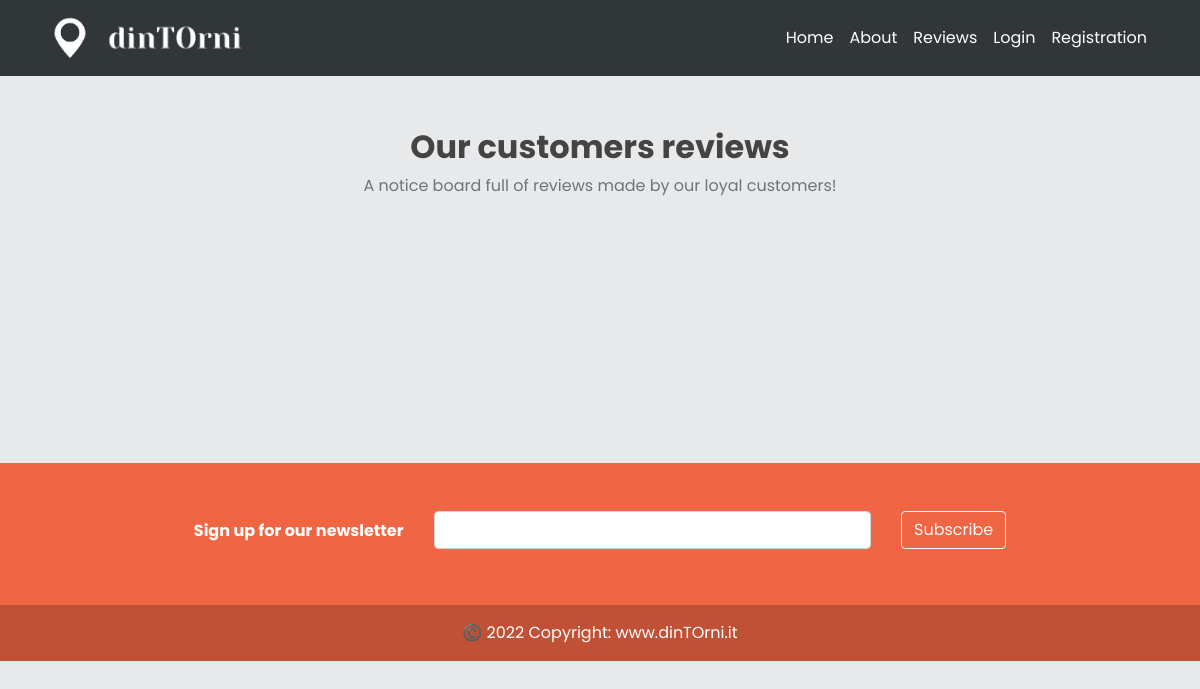
The app's page /reviews, older data.
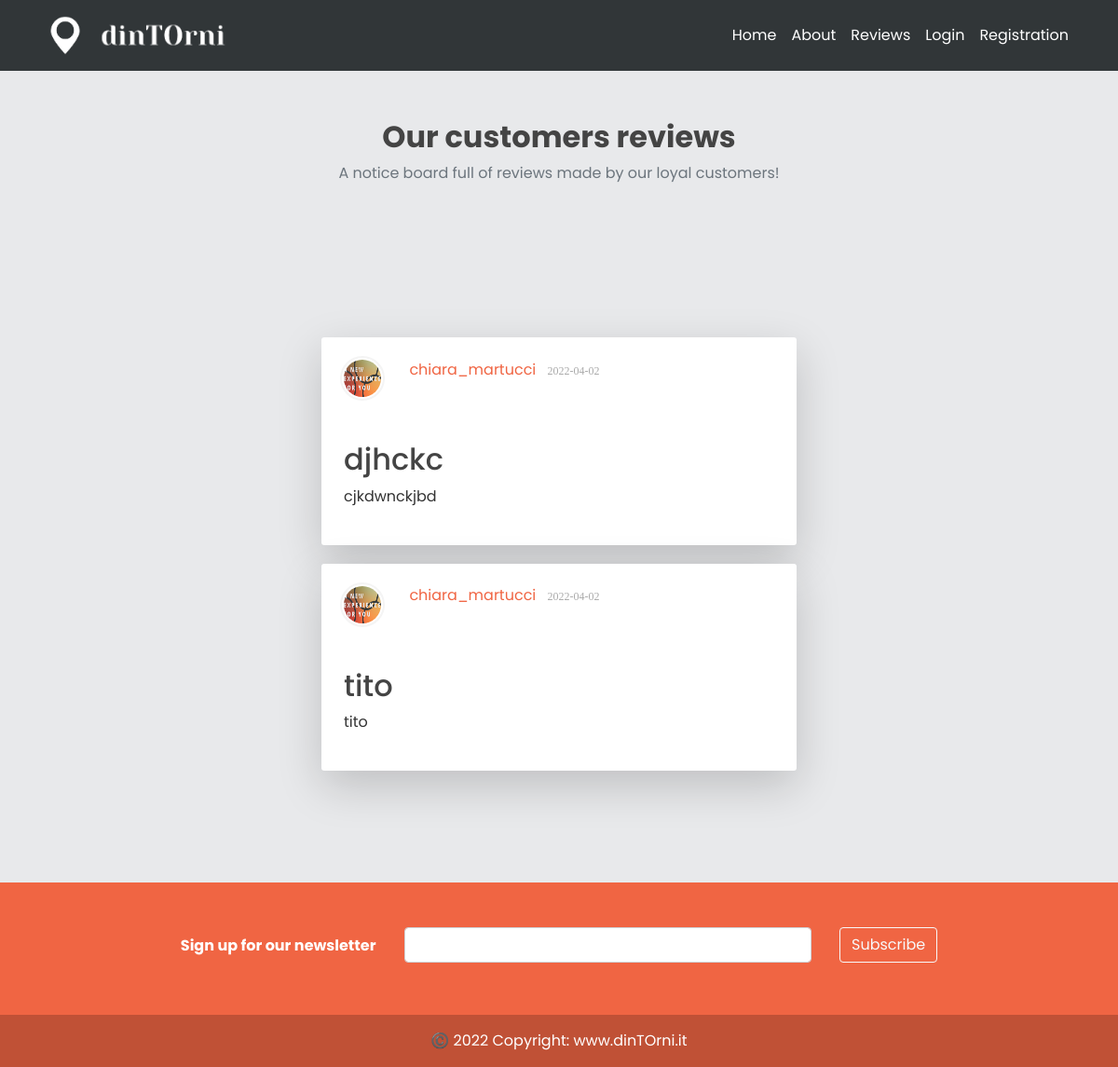
The same page, newer data.
### models.py (models this page shows, shortened)
class Post(db.Model):
    id = db.Column(db.Integer, primary_key=True)  # unic id
    title = db.Column(db.String(100), nullable=False)  # db string di 20 caratteri
    date_posted = db.Column(db.DateTime, nullable=False,
                            default=datetime.utcnow())  # default è listante corrente in cui posto
    content = db.Column(db.Text, nullable=False)
    user_id = db.Column(db.Integer, db.ForeignKey('user.id'),
                        nullable=False)  # db integer, è una chiave devo specificare la relazione

class User(db.Model, UserMixin):
    _tablename__ = 'user'
    id = db.Column(db.Integer, primary_key=True)
    email = db.Column(db.String(120), unique=True, nullable=False)
    image_file = db.Column(db.String(20), nullable=False, default='default.jpg')
    password = db.Column(db.String(60), nullable=False)
    telephone = db.Column(db.Integer(), nullable=False)
    type= db.Column(db.String(20))
    __mapper_args__={
        'polymorphic_identity': 'user',
        'polymorphic_on': type
    }

class Private(User, db.Model):
    _tablename__ = 'private'
    id = db.Column(db.Integer, db.ForeignKey('user.id'), primary_key=True)
    name = db.Column(db.String(50))
    surname = db.Column(db.String(50))
    username = db.Column(db.String(20), unique=True, nullable=False)
    posts = db.relationship('Post', backref='author', lazy=True)
    joined = db.relationship("JoinEvent", backref = 'joined')
    __mapper_args__ = {
        'polymorphic_identity': 'private',
    }

### app/posts/routes.py (the view)
@posts.route("/reviews", methods=['GET', 'POST'])
def reviews():
    page = request.args.get('page', 1, type=int)  # possiamo passare il numero di post che vogliamo per pagina
    posts = Post.query.order_by(Post.date_posted.desc()).paginate(page=page, per_page=5) #richiamo tutti i post
    return render_template('comments.html', posts=posts)

### app/templates/comments.html (shortened to what this page needs)
{% extends "layout.html" %}
{% block content %}
    <div class="container">
        <div class="row text-center justify-content-center mb-5">
            <div class="col-xl-6 col-lg-8 pt-5">
                <h2 class="font-weight-bold">Our customers reviews</h2>
                <p class="text-muted">A notice board full of reviews made by our loyal customers!</p>
            </div>
        </div>
        <section class="hero">
            <div class="container">
                <div class="row">
                    <div class="col-lg-6 offset-lg-3">
                        {% for post in posts.items %}
                        <div class="cardbox shadow-lg bg-white p-3">
                            <div class="cardbox-heading">
                                <div class="media m-0">
                                    <div class="d-flex m-1">
                                        <img class="rounded-circle article-img" src="{{ url_for('static', filename='profile_pics/' + post.author.image_file) }}">
                                    </div>
                                    <div class="media-body">
                                        <a class="mr-2" href="{{ url_for('users.user_posts', username=post.author.username) }}">{{ post.author.username }}</a>
                                        <small><span>{{ post.date_posted.strftime('%Y-%m-%d') }}</span></small>
                                    </div>
                                </div>
                            </div>
                            <div class="cardbox-item p-4">
                                <h2><a class="article-title" href="{{ url_for('posts.post', post_id=post.id) }}">{{ post.title }}</a></h2>
                                <p class="article-content">{{ post.content }}</p>
                            </div>
                        </div>
                        {% endfor %}
                    </div>
                </div>
            </div>
        </section>
    </div>
{% endblock content %}

### app/templates/layout.html (shortened to what this page needs)
<!DOCTYPE html>
<html>
<head>
    <link rel="stylesheet" href="https://maxcdn.bootstrapcdn.com/bootstrap/4.0.0/css/bootstrap.min.css">
    <link rel="stylesheet" type="text/css" href="{{ url_for('static', filename='main.css') }}">
    <link rel='stylesheet' href='https://cdnjs.cloudflare.com/ajax/libs/font-awesome/5.15.1/css/all.min.css'>
</head>
<body style="background-color: #E8E9EB;" >
    <header class="site-header">
      <nav class="navbar navbar-expand-md navbar-light text-color:white fixed-top" style="background-color:#313638;">
        <div class="container">
          <a class="navbar-brand mr-4 text-white" href="/">
              <img style="max-width:50px;" src="{{ url_for('static', filename='img/' + 'icon_w.png') }}">
              <img style="max-width:150px;" src="{{ url_for('static', filename='img/' + 'nome_w_nobg.png') }}">
          </a>
          <div class="collapse navbar-collapse" id="navbarToggle">
            <div class="navbar-nav ml-auto ms-auto">
                <a class="nav-item nav-link text-white" href="{{ url_for('main.home') }}">Home</a>
                <a class="nav-item nav-link text-white" href="{{ url_for('main.about') }}">About</a>
                <a class="nav-item nav-link text-white" href="{{ url_for('posts.reviews') }}">Reviews</a>
            {%  if current_user.is_authenticated %}
                <a class="nav-item nav-link text-white " href="{{ url_for('users.logout') }}">Logout</a>
            {% else %}
                 <a class="nav-item nav-link text-white" href="{{ url_for('users.login') }}">Login</a>
                <a class="nav-item nav-link text-white"  href="{{ url_for('users.general') }}">Registration</a>
            {% endif %}
               </div>
          </div>
        </div>
      </nav>
    </header>
    <main role="main" class="container" >
      <div class="row">
        <div class="col-lg-12">
          {% block content %}{% endblock %}
        </div>
      </div>
    </main>
<footer class="text-center text-white" style="background-color: #F06543;">
  <div class="container p-4 pb-0" style="">
    <section class="mt-2 mb-0 pt-2 pb-2">
      <form action="">
        <div class="row d-flex mt-1 pt-1 mb-0 justify-content-center" style="margin-top: 10px; margin-bottom: 10px">
          <div class="col-auto">
            <p class="pt-2">
              <strong>Sign up for our newsletter</strong>
            </p>
          </div>
          <div class="col-md-5 col-12">
            <div class="form-outline form-white mb-4">
              <input type="email" id="form5Example29" class="form-control" />
            </div>
          </div>
          <div class="col-auto">
            <button type="submit" class="btn btn-outline-light mb-4">
              Subscribe
            </button>
          </div>
        </div>
      </form>
    </section>
  </div>
  <div class="text-center p-3" style="background-color: rgba(0, 0, 0, 0.2);">
    ©️ 2022 Copyright:
    <a class="text-white" href="{{ url_for('main.home') }}"> www.dinTOrni.it</a>
  </div>
</footer>
</body>
</html>

### app/static/main.css (style rules this page uses)
body { background: #fafafa; color: #333333; margin-top: 5rem; }
h1, h2, h3, h4, h5, h6 { color: #444444; }
.site-header .navbar-nav .nav-link { color: #cbd5db; }
.article-title { color: #444444; }
.article-content { white-space: pre-line; }
.article-img { height: 65px; width: 65px; margin-right: 16px; }
img { border: 0; }
img { max-width: 100%; }
img { vertical-align: middle; border-style: none; }
*, body { font-family: "Poppins", sans-serif; }
a { color: #F06543; }
.pt-5 { padding-top: 3rem !important; }
.shadow-lg { box-shadow: 0 1rem 3rem rgb(0 0 0 / 18%) !important; }
.text-center { text-align: center !important; }
.rounded-circle { border-radius: 50% !important; }
.hero { padding: 6.25rem 0px !important; margin: 0px !important; }
.cardbox { border-radius: 3px; margin-bottom: 20px; padding: 0px !important; }
.cardbox .cardbox-heading { padding: 16px; margin: 0; }
.media { display: -ms-flexbox; display: flex; -ms-flex-align: start; align-items: flex-start; }
.d-flex { display: -ms-flexbox !important; display: flex !important; }
.media img { width: 48px !important; height: 48px !important; padding: 2px; border: 2px solid #f4f4f4; }
.media-body { -ms-flex: 1; flex: 1; padding: .4rem !important; }
.media-body small span { font-family: 'Rokkitt', serif; font-size: 12px; color: #aaa; margin-right: 10px; }
.cardbox .cardbox-item { position: relative; display: block; }

Row changes from the older to the newer data that the page shows:
added Post: image_file (placeholder picture), author.username "chiara_martucci", date_posted "2022-04-02", title "djhckc", content "cjkdwnckjbd"
added Post: image_file (placeholder picture), author.username "chiara_martucci", date_posted "2022-04-02", title "tito", content "tito"
